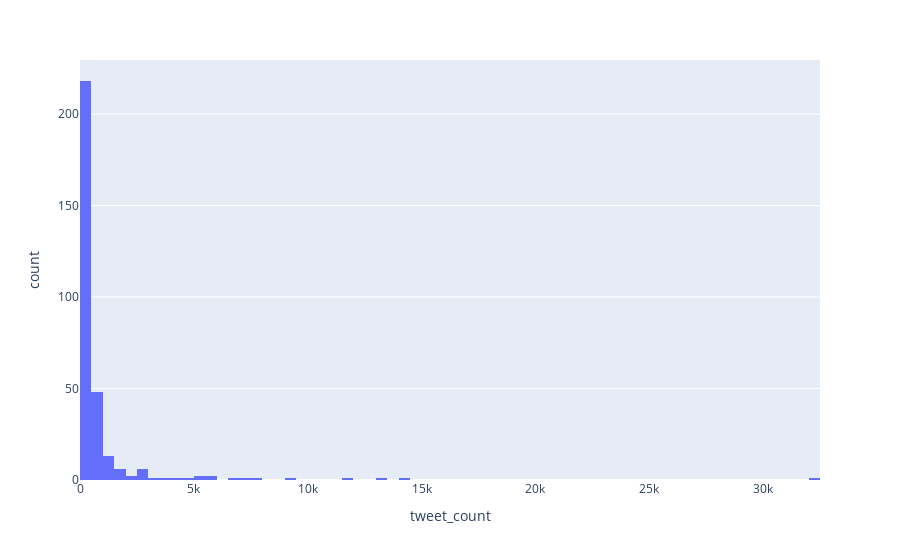

Notebook cell for this chart:
### Code cell
px.histogram(startups, x="tweet_count")

### Figure 1 — Plotly figure (JSON) as saved in the notebook; plotly's stock layout.template omitted (floating-point values rounded to 4 significant figures; data arrays with more than 128 entries replaced by an {"elided": "..."} marker saying what was removed)
{"data": [{"alignmentgroup": "True", "bingroup": "x", "hovertemplate": "tweet_count=%{x}<br>count=%{y}<extra></extra>", "legendgroup": "", "marker": {"color": "#636efa", "pattern": {"shape": ""}}, "name": "", "offsetgroup": "", "orientation": "v", "showlegend": false, "type": "histogram", "x": {"elided": "700 int values"}, "xaxis": "x", "yaxis": "y"}], "layout": {"barmode": "relative", "legend": {"tracegroupgap": 0}, "margin": {"t": 60}, "xaxis": {"anchor": "y", "domain": [0, 1], "title": {"text": "tweet_count"}}, "yaxis": {"anchor": "x", "domain": [0, 1], "title": {"text": "count"}}}}
